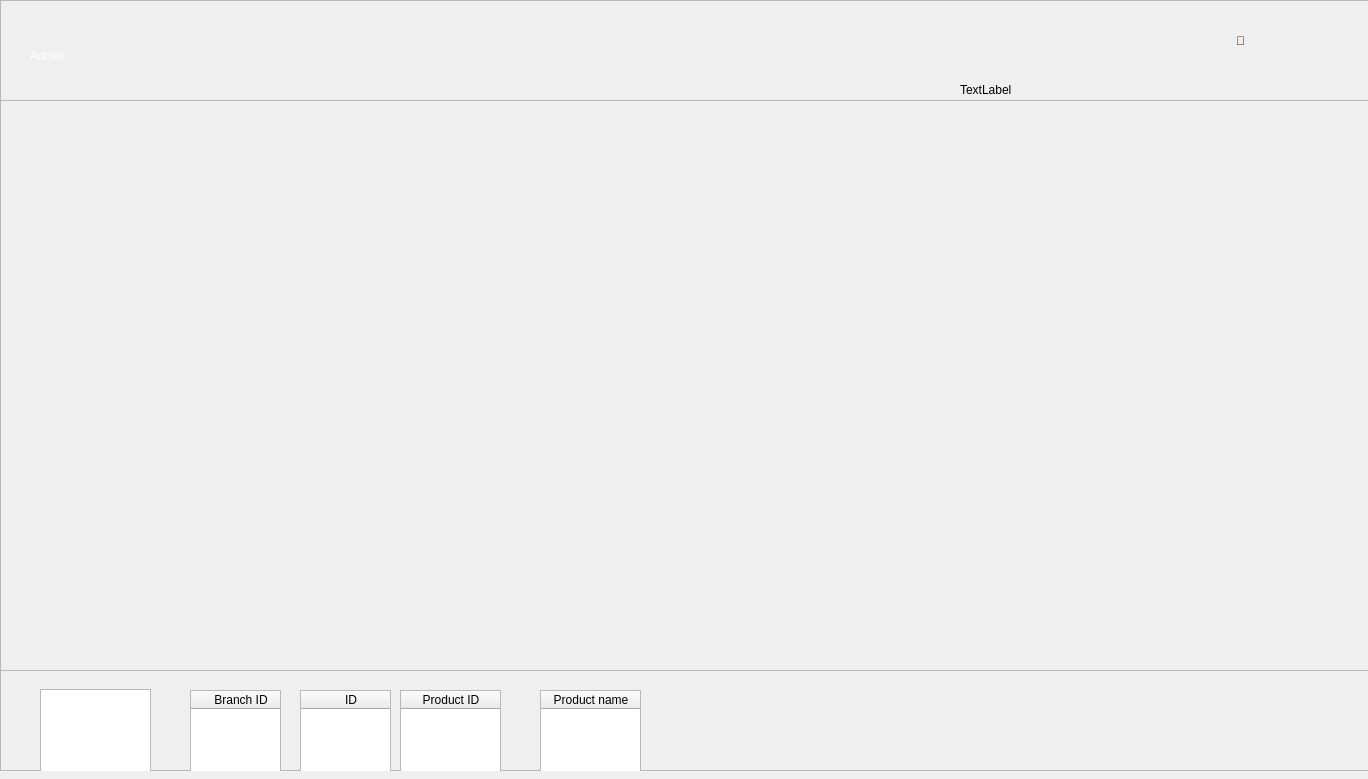
<?xml version="1.0" encoding="UTF-8"?>
<ui version="4.0">
 <class>Dialog</class>
 <widget class="QDialog" name="Dialog">
  <property name="geometry">
   <rect>
    <x>0</x>
    <y>0</y>
    <width>1368</width>
    <height>779</height>
   </rect>
  </property>
  <property name="windowTitle">
   <string>Dialog</string>
  </property>
  <widget class="QFrame" name="frame">
   <property name="geometry">
    <rect>
     <x>0</x>
     <y>0</y>
     <width>1381</width>
     <height>771</height>
    </rect>
   </property>
   <property name="frameShape">
    <enum>QFrame::StyledPanel</enum>
   </property>
   <property name="frameShadow">
    <enum>QFrame::Raised</enum>
   </property>
   <widget class="QFrame" name="Header">
    <property name="geometry">
     <rect>
      <x>0</x>
      <y>0</y>
      <width>1371</width>
      <height>101</height>
     </rect>
    </property>
    <property name="styleSheet">
     <string notr="true"/>
    </property>
    <property name="frameShape">
     <enum>QFrame::StyledPanel</enum>
    </property>
    <property name="frameShadow">
     <enum>QFrame::Raised</enum>
    </property>
    <widget class="QLabel" name="Hlabel">
     <property name="geometry">
      <rect>
       <x>30</x>
       <y>20</y>
       <width>241</width>
       <height>71</height>
      </rect>
     </property>
     <property name="styleSheet">
      <string notr="true">color: rgb(255, 255, 255);
font: 36pt &quot;Maiandra GD&quot;;</string>
     </property>
     <property name="text">
      <string>Admin</string>
     </property>
    </widget>
    <widget class="QToolButton" name="MessageButton">
     <property name="geometry">
      <rect>
       <x>1170</x>
       <y>10</y>
       <width>141</width>
       <height>61</height>
      </rect>
     </property>
     <property name="styleSheet">
      <string notr="true">color: rgb(85, 0, 0);
border: none;
font: 24pt &quot;Maiandra GD&quot;;
</string>
     </property>
     <property name="text">
      <string>💬</string>
     </property>
    </widget>
    <widget class="QLabel" name="GridLabel">
     <property name="geometry">
      <rect>
       <x>960</x>
       <y>80</y>
       <width>251</width>
       <height>20</height>
      </rect>
     </property>
     <property name="styleSheet">
      <string notr="true"/>
     </property>
     <property name="text">
      <string>TextLabel</string>
     </property>
    </widget>
   </widget>
   <widget class="QListWidget" name="MenuList">
    <property name="geometry">
     <rect>
      <x>0</x>
      <y>100</y>
      <width>211</width>
      <height>571</height>
     </rect>
    </property>
    <property name="styleSheet">
     <string notr="true">background-color: transparent;
border-radius:15px;</string>
    </property>
   </widget>
   <widget class="QListWidget" name="ButtonList">
    <property name="geometry">
     <rect>
      <x>1130</x>
      <y>100</y>
      <width>241</width>
      <height>571</height>
     </rect>
    </property>
    <property name="styleSheet">
     <string notr="true">border:none;
font: 22pt &quot;Palatino Linotype&quot;;
background-color:transparent;</string>
    </property>
   </widget>
   <widget class="QFrame" name="footer">
    <property name="geometry">
     <rect>
      <x>0</x>
      <y>670</y>
      <width>1371</width>
      <height>111</height>
     </rect>
    </property>
    <property name="styleSheet">
     <string notr="true"/>
    </property>
    <property name="frameShape">
     <enum>QFrame::StyledPanel</enum>
    </property>
    <property name="frameShadow">
     <enum>QFrame::Raised</enum>
    </property>
    <widget class="QTableWidget" name="InventoryTable">
     <property name="geometry">
      <rect>
       <x>40</x>
       <y>19</y>
       <width>111</width>
       <height>1201</height>
      </rect>
     </property>
     <property name="autoFillBackground">
      <bool>false</bool>
     </property>
     <property name="styleSheet">
      <string notr="true">font: 12pt &quot;Maiandra GD&quot;;
</string>
     </property>
     <property name="verticalScrollBarPolicy">
      <enum>Qt::ScrollBarAlwaysOff</enum>
     </property>
     <property name="horizontalScrollBarPolicy">
      <enum>Qt::ScrollBarAlwaysOff</enum>
     </property>
     <property name="alternatingRowColors">
      <bool>true</bool>
     </property>
     <attribute name="horizontalHeaderVisible">
      <bool>true</bool>
     </attribute>
     <attribute name="horizontalHeaderHighlightSections">
      <bool>true</bool>
     </attribute>
     <attribute name="verticalHeaderVisible">
      <bool>true</bool>
     </attribute>
    </widget>
    <widget class="QTableWidget" name="BranchTable">
     <property name="geometry">
      <rect>
       <x>190</x>
       <y>20</y>
       <width>91</width>
       <height>601</height>
      </rect>
     </property>
     <property name="styleSheet">
      <string notr="true">font: 12pt &quot;Maiandra GD&quot;;
</string>
     </property>
     <property name="verticalScrollBarPolicy">
      <enum>Qt::ScrollBarAlwaysOff</enum>
     </property>
     <property name="horizontalScrollBarPolicy">
      <enum>Qt::ScrollBarAlwaysOff</enum>
     </property>
     <property name="alternatingRowColors">
      <bool>true</bool>
     </property>
     <attribute name="horizontalHeaderVisible">
      <bool>true</bool>
     </attribute>
     <attribute name="horizontalHeaderHighlightSections">
      <bool>true</bool>
     </attribute>
     <attribute name="verticalHeaderVisible">
      <bool>false</bool>
     </attribute>
     <column>
      <property name="text">
       <string>Branch ID</string>
      </property>
     </column>
     <column>
      <property name="text">
       <string>Name</string>
      </property>
     </column>
     <column>
      <property name="text">
       <string>Location</string>
      </property>
     </column>
     <column>
      <property name="text">
       <string>Manager</string>
      </property>
     </column>
    </widget>
    <widget class="QTableWidget" name="EmployeeTable">
     <property name="geometry">
      <rect>
       <x>300</x>
       <y>20</y>
       <width>91</width>
       <height>601</height>
      </rect>
     </property>
     <property name="styleSheet">
      <string notr="true">font: 12pt &quot;Maiandra GD&quot;;
</string>
     </property>
     <property name="verticalScrollBarPolicy">
      <enum>Qt::ScrollBarAlwaysOff</enum>
     </property>
     <property name="horizontalScrollBarPolicy">
      <enum>Qt::ScrollBarAlwaysOff</enum>
     </property>
     <property name="alternatingRowColors">
      <bool>true</bool>
     </property>
     <attribute name="horizontalHeaderVisible">
      <bool>true</bool>
     </attribute>
     <attribute name="horizontalHeaderHighlightSections">
      <bool>true</bool>
     </attribute>
     <attribute name="verticalHeaderVisible">
      <bool>false</bool>
     </attribute>
     <column>
      <property name="text">
       <string>ID</string>
      </property>
     </column>
     <column>
      <property name="text">
       <string>Name</string>
      </property>
     </column>
     <column>
      <property name="text">
       <string>Phone</string>
      </property>
     </column>
     <column>
      <property name="text">
       <string>Position</string>
      </property>
     </column>
     <column>
      <property name="text">
       <string>Branch</string>
      </property>
     </column>
    </widget>
    <widget class="QTableWidget" name="ProductTable">
     <property name="geometry">
      <rect>
       <x>400</x>
       <y>20</y>
       <width>101</width>
       <height>611</height>
      </rect>
     </property>
     <property name="styleSheet">
      <string notr="true">font: 12pt &quot;Maiandra GD&quot;;
</string>
     </property>
     <property name="verticalScrollBarPolicy">
      <enum>Qt::ScrollBarAlwaysOff</enum>
     </property>
     <property name="horizontalScrollBarPolicy">
      <enum>Qt::ScrollBarAlwaysOff</enum>
     </property>
     <property name="alternatingRowColors">
      <bool>true</bool>
     </property>
     <attribute name="horizontalHeaderVisible">
      <bool>true</bool>
     </attribute>
     <attribute name="horizontalHeaderHighlightSections">
      <bool>true</bool>
     </attribute>
     <attribute name="verticalHeaderVisible">
      <bool>false</bool>
     </attribute>
     <column>
      <property name="text">
       <string>Product ID</string>
      </property>
     </column>
     <column>
      <property name="text">
       <string>Product Name</string>
      </property>
     </column>
     <column>
      <property name="text">
       <string>Price</string>
      </property>
     </column>
    </widget>
    <widget class="QTableWidget" name="ReportTable">
     <property name="geometry">
      <rect>
       <x>540</x>
       <y>20</y>
       <width>101</width>
       <height>611</height>
      </rect>
     </property>
     <property name="styleSheet">
      <string notr="true">font: 12pt &quot;Maiandra GD&quot;;
</string>
     </property>
     <column>
      <property name="text">
       <string>Product name</string>
      </property>
     </column>
     <column>
      <property name="text">
       <string>Sold</string>
      </property>
     </column>
     <column>
      <property name="text">
       <string>Remaining</string>
      </property>
     </column>
    </widget>
   </widget>
   <widget class="QWidget" name="home" native="true">
    <property name="geometry">
     <rect>
      <x>210</x>
      <y>100</y>
      <width>921</width>
      <height>591</height>
     </rect>
    </property>
    <property name="styleSheet">
     <string notr="true">background-color: transparent;</string>
    </property>
    <layout class="QVBoxLayout" name="verticalLayout_5">
     <item>
      <widget class="QListWidget" name="homewid">
       <property name="styleSheet">
        <string notr="true">background-color: transparent;
font: 8pt &quot;Palatino Linotype&quot;;
border:none;</string>
       </property>
       <property name="sizeAdjustPolicy">
        <enum>QAbstractScrollArea::AdjustToContents</enum>
       </property>
       <property name="selectionMode">
        <enum>QAbstractItemView::NoSelection</enum>
       </property>
       <property name="verticalScrollMode">
        <enum>QAbstractItemView::ScrollPerItem</enum>
       </property>
       <property name="movement">
        <enum>QListView::Static</enum>
       </property>
       <property name="resizeMode">
        <enum>QListView::Fixed</enum>
       </property>
       <property name="layoutMode">
        <enum>QListView::SinglePass</enum>
       </property>
      </widget>
     </item>
    </layout>
   </widget>
   <zorder>Header</zorder>
   <zorder>MenuList</zorder>
   <zorder>ButtonList</zorder>
   <zorder>home</zorder>
   <zorder>footer</zorder>
  </widget>
 </widget>
 <resources/>
 <connections/>
</ui>
